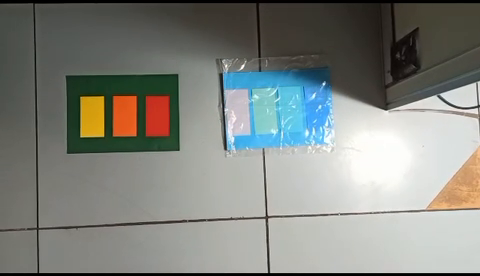
#> input picture frame 48 of sample_video.mov, 480 x 276 px, given in place of your-video-path.mp4, which was not available
$ python color_filter.py
#> lines starting #> are read from the running program, lines starting #| are printed output that depends on the picture; after the words box and inside, x2 and y2 are one past the last pixel; in counts of white or black regions, pixels touching at a corner belong together; pictures that were not available may be replaced by others from this repository, and a replacement may not be noted
import cv2
import numpy as np

def process_video(video_path, Cr_min, Cr_max, Cb_min, Cb_max):
    # Open the video file
#> called with video_path = 'your-video-path.mp4', Cr_min = 90, Cr_max = 120, Cb_min = 130, Cb_max = 255
    video = cv2.VideoCapture(video_path)

    # Get the frames per second and frame count of the video
    fps = video.get(cv2.CAP_PROP_FPS)
    frame_count = int(video.get(cv2.CAP_PROP_FRAME_COUNT))

    # Create VideoWriter object to save the processed video
    output_path = "color_filtered.mp4"
    fourcc = cv2.VideoWriter_fourcc(*"mp4v")
    output_video = cv2.VideoWriter(output_path, fourcc, fps, (int(video.get(cv2.CAP_PROP_FRAME_WIDTH)), int(video.get(cv2.CAP_PROP_FRAME_HEIGHT))), isColor=True)

    # Process each frame of the video
    for i in range(frame_count):
        success, frame = video.read()

        if not success:
            print("Failed to read the video")
            break

        # Apply Gaussian blur to reduce noise
        blurred_frame = cv2.GaussianBlur(frame, (5, 5), 0)

        # Convert the blurred frame to YCrCb color space
        ycrcb_frame = cv2.cvtColor(blurred_frame, cv2.COLOR_BGR2YCrCb)

        # Extract the Y, Cr, and Cb channels
        Y, Cr, Cb = cv2.split(ycrcb_frame)

        # Create a mask based on the specified Cr and Cb ranges
        mask = ((Cr >= Cr_min) & (Cr <= Cr_max) & (Cb >= Cb_min) & (Cb <= Cb_max))

        # Set the intensity to 255 for the pixels within the color range, and 0 for the rest
        filtered_frame = np.where(mask, 255, 0).astype(np.uint8)

        # Convert the filtered frame to color image
        filtered_frame_color = cv2.cvtColor(filtered_frame, cv2.COLOR_GRAY2BGR)

        # Save the filtered frame to the output video
        output_video.write(filtered_frame_color)

        # Save the image with the bounding boxes
        if i%100==0:
            image_title = 'cor'+str(int(i/100))+'.png'
            cv2.imwrite(image_title, filtered_frame_color)

        # Display progress
        print(f"Processed frame {i+1}/{frame_count}")
#> this loop made 31 passes
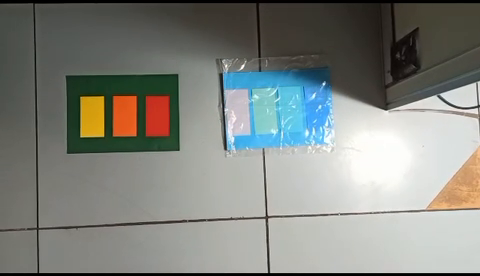
#> input picture frame 48 of sample_video.mov, 480 x 276 px, given in place of your-video-path.mp4, which was not available
#> pass 1, in process_video, `blurred_frame = cv2.GaussianBlur(frame, (5, 5), 0)`:
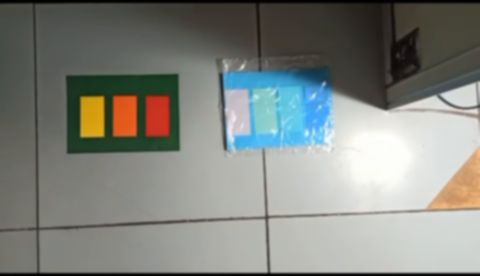
#> blurred_frame: shape (276, 480, 3); mean B, G, R 127.2, 132.7, 129.8
#> pass 1, in process_video, `Y, Cr, Cb = cv2.split(ycrcb_frame)`:
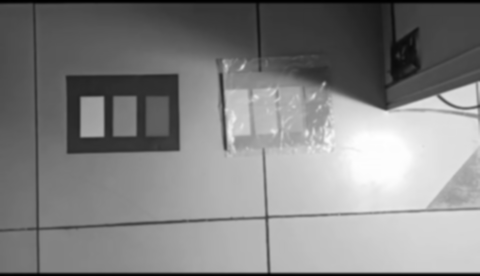
#> Y: shape (276, 480); min 0, max 255, mean 131.2
#> pass 1, in process_video, `Y, Cr, Cb = cv2.split(ycrcb_frame)`:
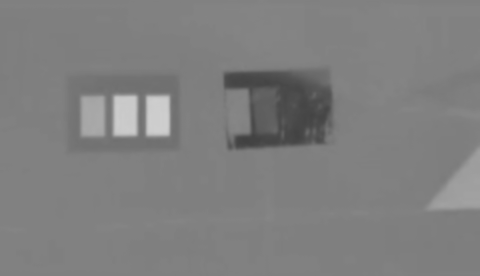
#> Cr: shape (276, 480); min 65, max 206, mean 127
#> after the loop:
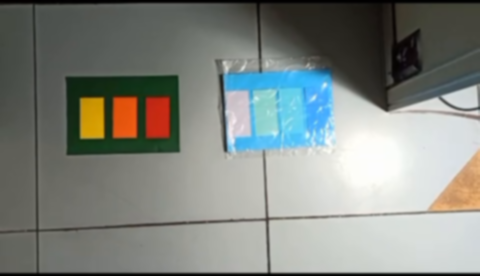
#> blurred_frame: shape (276, 480, 3); mean B, G, R 128.4, 133.7, 129.2
#> after the loop:
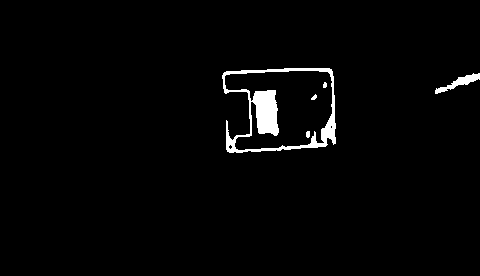
#> filtered_frame: shape (276, 480); 2.1% white; 5 white regions, box (x1, y1, x2, y2) and area: (222, 68, 336, 153) 2454, (435, 73, 480, 94) 293, (306, 131, 310, 138) 25, (311, 94, 317, 100) 22, (323, 82, 327, 88) 20
#> after the loop:
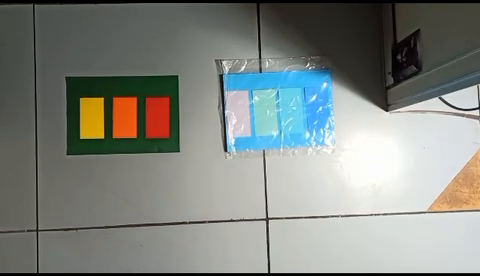
#> frame: shape (276, 480, 3); mean B, G, R 128.4, 133.7, 129.2
#> after the loop: ycrcb_frame: shape (276, 480, 3); mean of channels 0, 1, 2 131.8, 126.2, 126.2

    # Release the video objects
    video.release()
    output_video.release()

    print(f"Processed video saved as: {output_path}")


# Provide the path to your video file
video_path = "your-video-path.mp4"

# Set the desired Cr and Cb ranges
Cr_min = 90
Cr_max = 120
Cb_min = 130
Cb_max = 255

# Run
process_video(video_path, Cr_min, Cr_max, Cb_min, Cb_max)

$ run again, starting later in the video
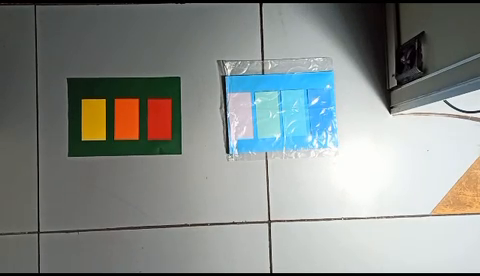
#> input picture frame 219 of sample_video.mov, 480 x 276 px, given in place of your-video-path.mp4, which was not available
#> the loop in process_video, `for i in range(frame_count):` made 31 passes
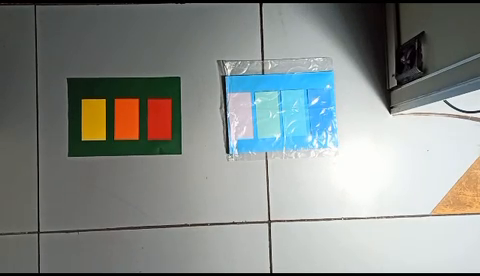
#> input picture frame 219 of sample_video.mov, 480 x 276 px, given in place of your-video-path.mp4, which was not available
#> after the loop in process_video, `for i in range(frame_count):`:
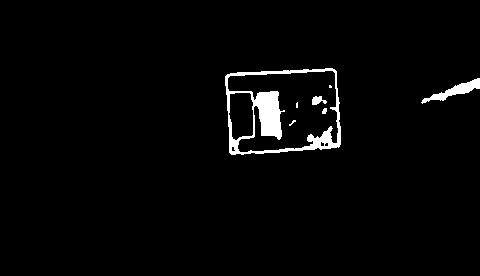
#> filtered_frame: shape (276, 480); 2.5% white; 7 white regions (3 under 20 px), largest, box (x1, y1, x2, y2) and area: (225, 68, 341, 155) 2645, (421, 78, 480, 104) 456, (312, 96, 327, 105) 86, (322, 108, 327, 114) 24
#> after the loop in process_video, `for i in range(frame_count):`:
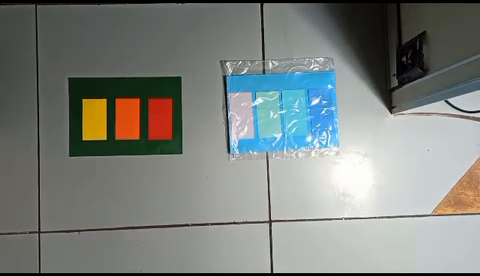
#> frame: shape (276, 480, 3); mean B, G, R 125.9, 129.7, 124.6

$ run again, starting later in the video
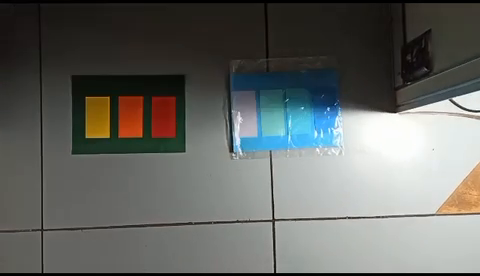
#> input picture frame 390 of sample_video.mov, 480 x 276 px, given in place of your-video-path.mp4, which was not available
#> the loop in process_video, `for i in range(frame_count):` made 31 passes
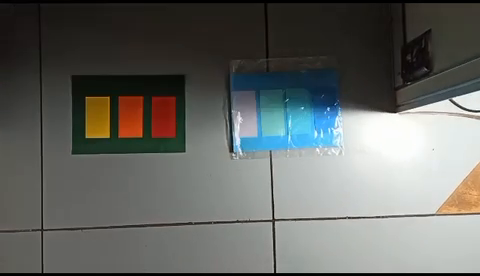
#> input picture frame 390 of sample_video.mov, 480 x 276 px, given in place of your-video-path.mp4, which was not available
#> after the loop in process_video, `for i in range(frame_count):`:
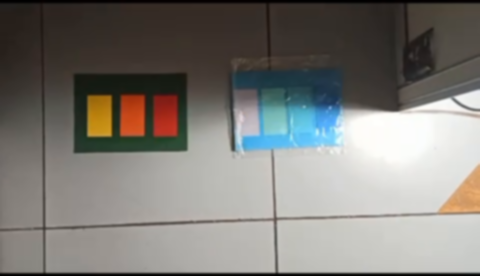
#> blurred_frame: shape (276, 480, 3); mean B, G, R 119, 123.8, 126
#> after the loop in process_video, `for i in range(frame_count):`:
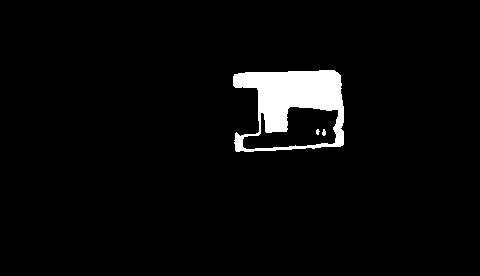
#> filtered_frame: shape (276, 480); 3.7% white; 3 white regions (1 under 20 px), largest, box (x1, y1, x2, y2) and area: (233, 70, 344, 152) 4924, (322, 129, 326, 136) 21
